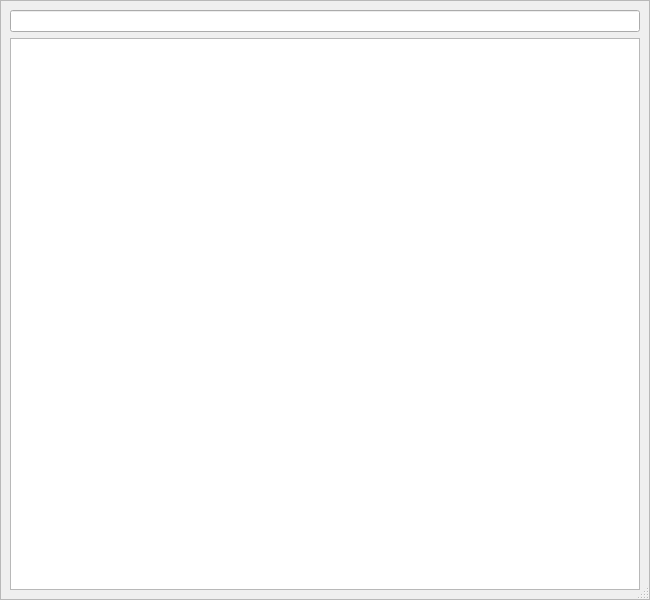
<?xml version="1.0" encoding="UTF-8"?>
<ui version="4.0">
 <class>Dialog</class>
 <widget class="QDialog" name="Dialog">
  <property name="windowModality">
   <enum>Qt::WindowModal</enum>
  </property>
  <property name="geometry">
   <rect>
    <x>0</x>
    <y>0</y>
    <width>650</width>
    <height>600</height>
   </rect>
  </property>
  <property name="sizePolicy">
   <sizepolicy hsizetype="Expanding" vsizetype="Expanding">
    <horstretch>2</horstretch>
    <verstretch>2</verstretch>
   </sizepolicy>
  </property>
  <property name="minimumSize">
   <size>
    <width>0</width>
    <height>0</height>
   </size>
  </property>
  <property name="windowTitle">
   <string>Entity Exporter</string>
  </property>
  <property name="sizeGripEnabled">
   <bool>true</bool>
  </property>
  <property name="modal">
   <bool>true</bool>
  </property>
  <layout class="QHBoxLayout" name="horizontalLayout_2">
   <property name="leftMargin">
    <number>0</number>
   </property>
   <property name="topMargin">
    <number>0</number>
   </property>
   <property name="rightMargin">
    <number>0</number>
   </property>
   <property name="bottomMargin">
    <number>0</number>
   </property>
   <item>
    <widget class="QFrame" name="ship_entity_frame">
     <property name="frameShape">
      <enum>QFrame::StyledPanel</enum>
     </property>
     <property name="frameShadow">
      <enum>QFrame::Raised</enum>
     </property>
     <layout class="QVBoxLayout" name="verticalLayout_2">
      <item>
       <widget class="QLineEdit" name="listFilter">
        <property name="clearButtonEnabled">
         <bool>true</bool>
        </property>
       </widget>
      </item>
      <item>
       <widget class="QTreeWidget" name="entityTree">
        <property name="styleSheet">
         <string notr="true">QTreeWidget::indicator:unchecked {
	border: 1px solid gray;
} </string>
        </property>
        <property name="headerHidden">
         <bool>true</bool>
        </property>
        <column>
         <property name="text">
          <string notr="true">1</string>
         </property>
        </column>
       </widget>
      </item>
     </layout>
    </widget>
   </item>
  </layout>
 </widget>
 <resources/>
 <connections/>
</ui>
